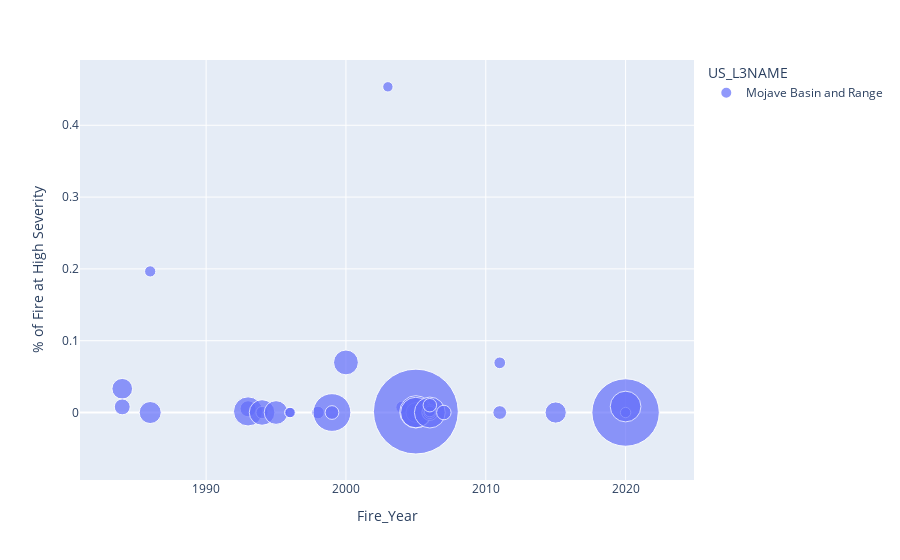

Notebook cell for this chart:
### Code cell
fig = px.scatter(single_region_fires[single_region_fires['US_L3NAME']=='Mojave Basin and Range'], x='Fire_Year', y='% of Fire at High Severity', size_max=60,
                    size='Total_area_burned(ha)', color='US_L3NAME')

fig.show()

### Figure 1 — Plotly figure (JSON) as saved in the notebook; plotly's stock layout.template omitted (floating-point values rounded to 4 significant figures)
{"data": [{"hovertemplate": "US_L3NAME=Mojave Basin and Range<br>Fire_Year=%{x}<br>% of Fire at High Severity=%{y}<br>Total_area_burned(ha)=%{marker.size}<extra></extra>", "legendgroup": "Mojave Basin and Range", "marker": {"color": "#636efa", "size": [1672.0, 994.4, 496.4, 1908, 1009.0, 3338.0, 590.2, 2570.0, 2208.0, 427.9, 433.9, 621.3, 5587.0, 741.1, 2421.0, 424.4, 572.6, 28260.0, 1001.0, 422.5, 1513.0, 4115.0, 3660.0, 998.4, 576.3, 460.2, 3753.0, 714.2, 834.8, 540.7, 746.1, 1768.0, 17860.0, 422.5, 3697.0], "sizemode": "area", "sizeref": 7.85, "symbol": "circle"}, "mode": "markers", "name": "Mojave Basin and Range", "orientation": "v", "showlegend": true, "type": "scatter", "x": [1984, 1984, 1986, 1986, 1993, 1993, 1994, 1994, 1995, 1996, 1996, 1998, 1999, 1999, 2000, 2003, 2004, 2005, 2005, 2005, 2005, 2005, 2005, 2006, 2006, 2006, 2006, 2006, 2007, 2011, 2011, 2015, 2020, 2020, 2020], "xaxis": "x", "y": [0.03311, 0.007874, 0.1965, 0, 0.005262, 0.001564, 0, 7.005e-05, 0, 0, 0, 0, 0, 0, 0.06975, 0.4536, 0.007388, 0.001344, 0, 0, 0, 0.001006, 0, 0, 0, 0.001565, 0, 0.01021, 0, 0.06924, 0, 0, 1.512e-05, 0, 0.00835], "yaxis": "y"}], "layout": {"legend": {"itemsizing": "constant", "title": {"text": "US_L3NAME"}, "tracegroupgap": 0}, "margin": {"t": 60}, "xaxis": {"anchor": "y", "domain": [0, 1], "title": {"text": "Fire_Year"}}, "yaxis": {"anchor": "x", "domain": [0, 1], "title": {"text": "% of Fire at High Severity"}}}}
